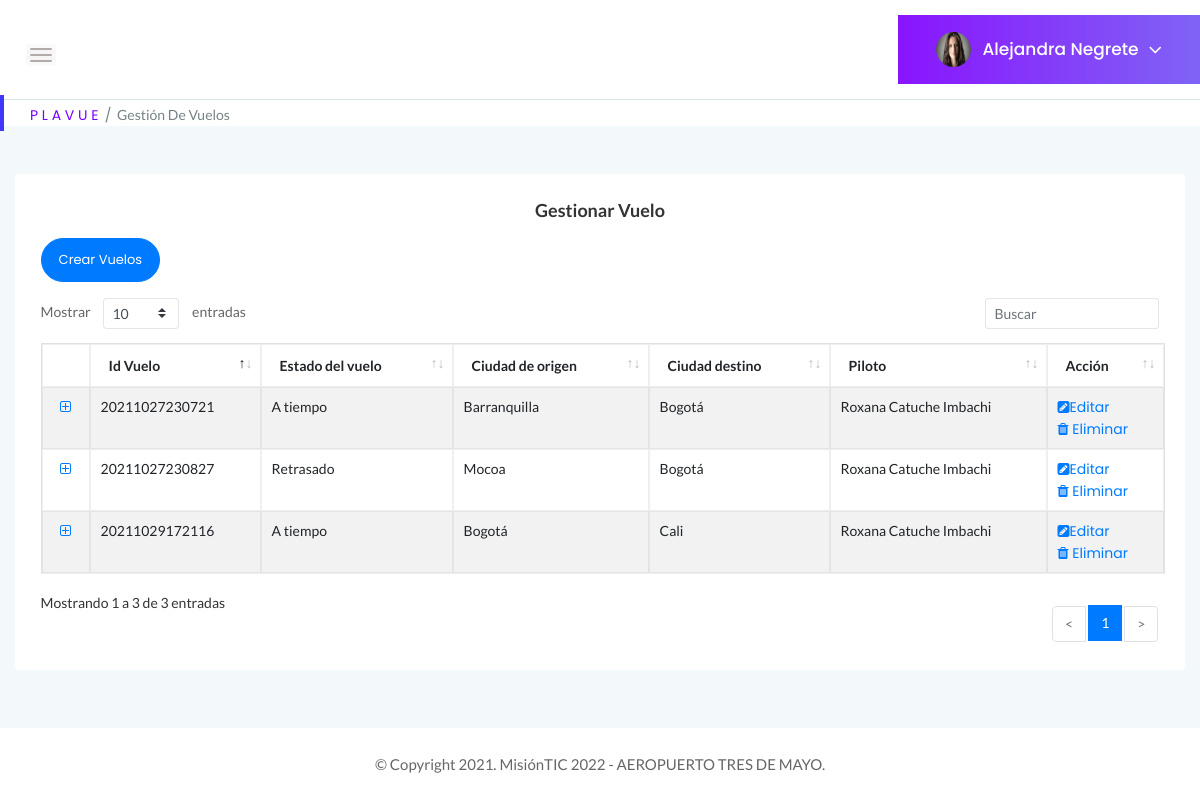
The page /GestionVuelos (signed in) on the database its author committed.
### tables this page shows
CREATE TABLE Usuarios (Id_usuario BIGINT PRIMARY KEY, Documento BIGINT UNIQUE, tipoDocumento INTEGER REFERENCES tipo_documento (id_documento) ON DELETE RESTRICT ON UPDATE RESTRICT MATCH SIMPLE, contraseña VARCHAR NOT NULL, tipoPerfil INTEGER REFERENCES Perfil (Id_perfil) ON DELETE RESTRICT ON UPDATE RESTRICT, estadoUsuario INTEGER REFERENCES Estado (Id_estado) ON DELETE RESTRICT ON UPDATE RESTRICT, Nombre VARCHAR (100) NOT NULL, correo VARCHAR (100) UNIQUE NOT NULL, fechaNacimiento DATE, sexo INTEGER REFERENCES Genero (Id_genero) ON DELETE RESTRICT ON UPDATE RESTRICT, Celular BIGINT, nacionalidad INTEGER REFERENCES Nacionalidad (Id_pais) ON DELETE RESTRICT ON UPDATE RESTRICT, nombreContacto VARCHAR (100), numeroContacto BIGINT);

CREATE TABLE Vuelos (Id_vuelo INTEGER PRIMARY KEY UNIQUE, placa VARCHAR (20), aereolinea STRING, origen INTEGER, destino INTEGER, horaSalida TIME, horaLlegada TIME, fecha DATE, estado STRING, capacidad INT, reservas INTEGER, cupos INT, precio INT, piloto VARCHAR (100));

CREATE TABLE Ciudades (Id_ciudad INTEGER PRIMARY KEY, Ciudad VARCHAR (30));

### app.py (the view)
@app.route("/GestionVuelos", methods=["GET"])
def Gestion_Vuelos():
    if "usuario" in session:
        if request.method == "GET":
            try:
                with sqlite3.connect("Plavue.db") as con:
                    con.row_factory = sqlite3.Row
                    cur = con.cursor()
                    cur.execute("SELECT * FROM Usuarios WHERE correo = ?", [session["usuario"]])
                    query = cur.fetchone()
                with sqlite3.connect("Plavue.db") as con1:
                    con1.row_factory = sqlite3.Row
                    cur1 = con1.cursor()
                    cur1.execute("SELECT * FROM Vuelos")
                    query2 = cur1.fetchall()
                with sqlite3.connect("Plavue.db") as con2:
                    con2.row_factory = sqlite3.Row
                    cur2 = con2.cursor()
                    cur2.execute("SELECT * FROM Ciudades")
                    query3 = cur2.fetchall()
                return render_template("GestionVuelos.html", perfil = query, vuelos = query2, ciudad = query3)
            except Error as er:
                print('SQLite error: %s' % (' '.join(er.args)))
                print('SQLite traceback: ')
            return render_template("GestionVuelos.html")
    return render_template('Login.html')

### templates/GestionVuelos.html (shortened to what this page needs)
<!doctype html>
<html class="no-js" lang="es">
<head>
    <link rel="stylesheet" href="{{ url_for('static', filename='css/bootstrap.min.css') }}">
    <link rel="stylesheet" href="{{ url_for('static', filename='css/font-awesome.min.css') }}">
    <link rel="stylesheet" href="{{ url_for('static', filename='css/themify-icons.css') }}">
    <link rel="stylesheet" href="{{ url_for('static', filename='css/metisMenu.css') }}">
    <link rel="stylesheet" href="{{ url_for('static', filename='css/owl.carousel.min.css') }}">
    <link rel="stylesheet" href="{{ url_for('static', filename='css/slicknav.min.css') }}">
    <link rel="stylesheet" href="https://www.amcharts.com/lib/3/plugins/export/export.css" type="text/css" media="all" />
    <link rel="stylesheet" type="text/css" href="{{ url_for('static', filename='css/tables/jquery.dataTables.css') }}">
    <link rel="stylesheet" type="text/css" href="{{ url_for('static', filename='css/tables/dataTables.bootstrap4.min.css') }}">
    <link rel="stylesheet" type="text/css" href="{{ url_for('static', filename='css/tables/responsive.bootstrap.min.css') }}">
    <link rel="stylesheet" type="text/css" href="{{ url_for('static', filename='css/tables/responsive.jqueryui.min.css') }}">
    <link rel="stylesheet" href="{{ url_for('static', filename='css/typography.css') }}">
    <link rel="stylesheet" href="{{ url_for('static', filename='css/default-css.css') }}">
    <link rel="stylesheet" href="{{ url_for('static', filename='css/styles.css') }}">
    <link rel="stylesheet" href="{{ url_for('static', filename='css/responsive.css') }}">
    <link rel="stylesheet" href="{{ url_for('static', filename='js/vendor/select2.css') }}">
</head>
<body>
    <div class="page-container">
        <div class="main-content">
            <div class="header-area">
                <div class="row align-items-center">
                    <div class="col-md-6 col-sm-8 clearfix">
                        <div class="nav-btn pull-left">
                            <span></span>
                            <span></span>
                            <span></span>
                        </div>
                    </div>
                    <div class="col-sm-6 clearfix">
                        <div class="user-profile pull-right">
                            <img class="avatar user-thumb" src="static/images/icon/admin.jpg" alt="avatar">
                            <h4 class="user-name dropdown-toggle" data-toggle="dropdown">{{perfil[6]}}<i class="fa fa-angle-down"></i></h4>
                        </div>
                    </div>
                </div>
            </div>
            <div class="page-title-area">
                <div class="row align-items-center">
                    <div class="col-sm-12">
                        <div class="breadcrumbs-area clearfix">
                            <ul class="breadcrumbs pull-left">
                                <li><a href="../perfiladmin">P L A V U E</a></li>
                                <li><span>Gestión de vuelos</span></li>
                            </ul>
                        </div>
                    </div>
                </div>
            </div>
            <div class="body main-content-inner">
                <div class="row">
                    <div class="col-12 mt-5">
                        <div class="card">
                            <div class="card-body">
                                <h4 class="header-title" align="center">Gestionar Vuelo</h4>
                                <section class="panel">
                                    <header class="panel-heading">
                                        <a class="btn btn-rounded btn-primary mb-3" href="../CrearVuelos" role="button">Crear Vuelos</a>
                                    </header>
                                    <div class="panel-body">
                                        <table class="table table-bordered table-striped mb-none" id="datatable-gestionvuelos">
                                            <thead>
                                                <tr>
                                                    <th>Id Vuelo</th>
                                                    <th>Estado del vuelo</th>
                                                    <th>Ciudad de origen</th>
                                                    <th>Ciudad destino</th>
                                                    <th>Piloto</th>
                                                    <th>Acción</th>
                                                </tr>
                                            </thead>
                                            <tbody>
                                                {% for r in vuelos %}
                                                    <tr class="gradeX">
                                                        <td>{{r ["Id_vuelo"]}}</td>
                                                        <td>{{r ["estado"]}}</td>
                                                        <td>
                                                            {% for c in ciudad %}
                                                                {% if r["origen"] == c["Id_ciudad"] %}
                                                                    <span>{{c["Ciudad"]}}</span>
                                                                {% endif %}
                                                            {% endfor %}
                                                        </td>
                                                        <td>
                                                            {% for c in ciudad %}
                                                            {% if r["destino"] == c["Id_ciudad"] %}
                                                                <span>{{c["Ciudad"]}}</span>
                                                            {% endif %}
                                                            {% endfor %}
                                                        </td>
                                                        <td>{{r ["piloto"]}}</td>
                                                        <td class="center"><div ><a href="../EditarVuelos/{{r ['Id_vuelo']}}"><i
                                                            class="fa fa-pencil-square"></i>Editar</a></div><a href="../EliminarVuelos/{{r ['Id_vuelo']}}"><i class="fa fa-trash"></i> Eliminar</a></div></td>
                                                {% endfor %}
                                    </div>
                            </div>
                        </div>
                    </div>
                </div>
        <footer>
            <div class="footer-area">
                <p>© Copyright 2021. MisiónTIC 2022 - AEROPUERTO TRES DE MAYO.</p>
            </div>
        </footer>
</body>
</html>

### rows shown on the page
Usuarios: Nombre "Alejandra Negrete"
Vuelos: Id_vuelo "20211027230721", estado "A tiempo", piloto "Roxana Catuche Imbachi"
Ciudades: Ciudad "Barranquilla"
Ciudades: Ciudad "Bogotá"
Vuelos: Id_vuelo "20211027230827", estado "Retrasado", piloto "Roxana Catuche Imbachi"
Ciudades: Ciudad "Mocoa"
Vuelos: Id_vuelo "20211029172116", estado "A tiempo", piloto "Roxana Catuche Imbachi"
Ciudades: Ciudad "Cali"
